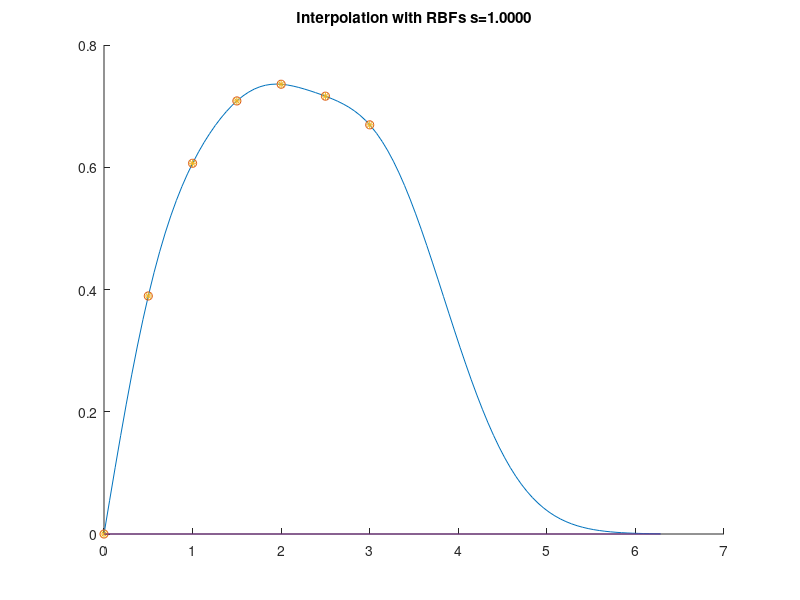

Write MATLAB code to recreate this figure.
% Tom Makkink
% Exercise 7.2.2
% Radial Basis Functions 
%---------------------------------------------------------------------------

clc 
clear all
close all 

% generate the data 
p = [0;0.5;1.0;1.5;2;2.5;3.0];
t = [0;0.3894;0.6065;0.7085;0.7358;0.7163;0.6694];

% spread and bias 
s = 1;
b = sqrt(log(2))/s;

% compute the radial basis function F:
for j=1:length(p)
    n = b*abs((p-p(j)));
    F(:,j)=exp(-n.^2);
end 
% show F 
F

% Solve for C 
c = F\t

% activation on data points 
a=F*c;

% compare:
[t a]

% plot:
x = linspace(0, 2*pi, 101)';
for j=1:length(p)
    n=b*abs((x-p(j)));
    FF(:,j)=exp(-n.^2);
end

% activation on x 
y = FF*c;

% Plot to compare 
close all 
hold on 
plot(x,y)
plot(p,t,'o')
plot(p,a,'*')
plot([0;2*pi],[0;0])
hold off 
title(sprintf('Interpolation with RBFs s=%5.4f\n',s))


